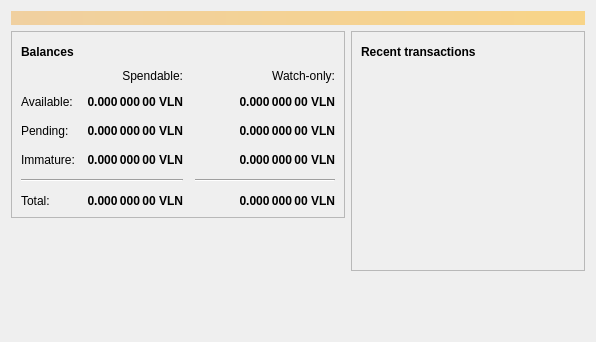
<?xml version="1.0" encoding="UTF-8"?>
<ui version="4.0">
 <class>OverviewPage</class>
 <widget class="QWidget" name="OverviewPage">
  <property name="geometry">
   <rect>
    <x>0</x>
    <y>0</y>
    <width>596</width>
    <height>342</height>
   </rect>
  </property>
  <property name="windowTitle">
   <string>Form</string>
  </property>
  <layout class="QVBoxLayout" name="topLayout">
   <item>
    <widget class="QLabel" name="labelAlerts">
     <property name="visible">
      <bool>false</bool>
     </property>
     <property name="styleSheet">
      <string notr="true">QLabel { background-color: qlineargradient(x1: 0, y1: 0, x2: 1, y2: 0, stop:0 #F0D0A0, stop:1 #F8D488); color:#000000; }</string>
     </property>
     <property name="wordWrap">
      <bool>true</bool>
     </property>
     <property name="margin">
      <number>3</number>
     </property>
     <property name="textInteractionFlags">
      <set>Qt::TextSelectableByMouse</set>
     </property>
    </widget>
   </item>
   <item>
    <layout class="QHBoxLayout" name="horizontalLayout" stretch="1,1">
     <item>
      <layout class="QVBoxLayout" name="verticalLayout_2">
       <item>
        <widget class="QFrame" name="frame">
         <property name="frameShape">
          <enum>QFrame::StyledPanel</enum>
         </property>
         <property name="frameShadow">
          <enum>QFrame::Raised</enum>
         </property>
         <layout class="QVBoxLayout" name="verticalLayout_4">
          <item>
           <layout class="QHBoxLayout" name="horizontalLayout_4">
            <item>
             <widget class="QLabel" name="label_5">
              <property name="font">
               <font>
                <weight>75</weight>
                <bold>true</bold>
               </font>
              </property>
              <property name="text">
               <string>Balances</string>
              </property>
             </widget>
            </item>
            <item>
             <widget class="QPushButton" name="labelWalletStatus">
              <property name="enabled">
               <bool>true</bool>
              </property>
              <property name="maximumSize">
               <size>
                <width>30</width>
                <height>16777215</height>
               </size>
              </property>
              <property name="toolTip">
               <string>The displayed information may be out of date. Your wallet automatically synchronizes with the Villanocoin network after a connection is established, but this process has not completed yet.</string>
              </property>
              <property name="text">
               <string/>
              </property>
              <property name="icon">
               <iconset resource="../bitcoin.qrc">
                <normaloff>:/icons/warning</normaloff>
                <disabledoff>:/icons/warning</disabledoff>:/icons/warning</iconset>
              </property>
              <property name="iconSize">
               <size>
                <width>24</width>
                <height>24</height>
               </size>
              </property>
              <property name="flat">
               <bool>true</bool>
              </property>
             </widget>
            </item>
            <item>
             <spacer name="horizontalSpacer_3">
              <property name="orientation">
               <enum>Qt::Horizontal</enum>
              </property>
              <property name="sizeHint" stdset="0">
               <size>
                <width>40</width>
                <height>20</height>
               </size>
              </property>
             </spacer>
            </item>
           </layout>
          </item>
          <item>
           <layout class="QGridLayout" name="gridLayout">
            <property name="spacing">
             <number>12</number>
            </property>
            <item row="2" column="2">
             <widget class="QLabel" name="labelWatchPending">
              <property name="font">
               <font>
                <weight>75</weight>
                <bold>true</bold>
               </font>
              </property>
              <property name="cursor">
               <cursorShape>IBeamCursor</cursorShape>
              </property>
              <property name="toolTip">
               <string>Unconfirmed transactions to watch-only addresses</string>
              </property>
              <property name="text">
               <string notr="true">0.000 000 00 VLN</string>
              </property>
              <property name="alignment">
               <set>Qt::AlignRight|Qt::AlignTrailing|Qt::AlignVCenter</set>
              </property>
              <property name="textInteractionFlags">
               <set>Qt::LinksAccessibleByMouse|Qt::TextSelectableByKeyboard|Qt::TextSelectableByMouse</set>
              </property>
             </widget>
            </item>
            <item row="2" column="1">
             <widget class="QLabel" name="labelUnconfirmed">
              <property name="font">
               <font>
                <weight>75</weight>
                <bold>true</bold>
               </font>
              </property>
              <property name="cursor">
               <cursorShape>IBeamCursor</cursorShape>
              </property>
              <property name="toolTip">
               <string>Total of transactions that have yet to be confirmed, and do not yet count toward the spendable balance</string>
              </property>
              <property name="text">
               <string notr="true">0.000 000 00 VLN</string>
              </property>
              <property name="alignment">
               <set>Qt::AlignRight|Qt::AlignTrailing|Qt::AlignVCenter</set>
              </property>
              <property name="textInteractionFlags">
               <set>Qt::LinksAccessibleByMouse|Qt::TextSelectableByKeyboard|Qt::TextSelectableByMouse</set>
              </property>
             </widget>
            </item>
            <item row="3" column="2">
             <widget class="QLabel" name="labelWatchImmature">
              <property name="font">
               <font>
                <weight>75</weight>
                <bold>true</bold>
               </font>
              </property>
              <property name="cursor">
               <cursorShape>IBeamCursor</cursorShape>
              </property>
              <property name="toolTip">
               <string>Mined balance in watch-only addresses that has not yet matured</string>
              </property>
              <property name="text">
               <string notr="true">0.000 000 00 VLN</string>
              </property>
              <property name="alignment">
               <set>Qt::AlignRight|Qt::AlignTrailing|Qt::AlignVCenter</set>
              </property>
              <property name="textInteractionFlags">
               <set>Qt::LinksAccessibleByMouse|Qt::TextSelectableByKeyboard|Qt::TextSelectableByMouse</set>
              </property>
             </widget>
            </item>
            <item row="4" column="0" colspan="2">
             <widget class="Line" name="line">
              <property name="orientation">
               <enum>Qt::Horizontal</enum>
              </property>
             </widget>
            </item>
            <item row="4" column="2">
             <widget class="Line" name="lineWatchBalance">
              <property name="sizePolicy">
               <sizepolicy hsizetype="Preferred" vsizetype="Fixed">
                <horstretch>0</horstretch>
                <verstretch>0</verstretch>
               </sizepolicy>
              </property>
              <property name="minimumSize">
               <size>
                <width>140</width>
                <height>0</height>
               </size>
              </property>
              <property name="orientation">
               <enum>Qt::Horizontal</enum>
              </property>
             </widget>
            </item>
            <item row="5" column="0">
             <widget class="QLabel" name="labelTotalText">
              <property name="text">
               <string>Total:</string>
              </property>
             </widget>
            </item>
            <item row="3" column="1">
             <widget class="QLabel" name="labelImmature">
              <property name="font">
               <font>
                <weight>75</weight>
                <bold>true</bold>
               </font>
              </property>
              <property name="cursor">
               <cursorShape>IBeamCursor</cursorShape>
              </property>
              <property name="toolTip">
               <string>Mined balance that has not yet matured</string>
              </property>
              <property name="text">
               <string notr="true">0.000 000 00 VLN</string>
              </property>
              <property name="alignment">
               <set>Qt::AlignRight|Qt::AlignTrailing|Qt::AlignVCenter</set>
              </property>
              <property name="textInteractionFlags">
               <set>Qt::LinksAccessibleByMouse|Qt::TextSelectableByKeyboard|Qt::TextSelectableByMouse</set>
              </property>
             </widget>
            </item>
            <item row="2" column="3">
             <spacer name="horizontalSpacer_2">
              <property name="orientation">
               <enum>Qt::Horizontal</enum>
              </property>
              <property name="sizeHint" stdset="0">
               <size>
                <width>40</width>
                <height>20</height>
               </size>
              </property>
             </spacer>
            </item>
            <item row="3" column="0">
             <widget class="QLabel" name="labelImmatureText">
              <property name="text">
               <string>Immature:</string>
              </property>
             </widget>
            </item>
            <item row="5" column="1">
             <widget class="QLabel" name="labelTotal">
              <property name="font">
               <font>
                <weight>75</weight>
                <bold>true</bold>
               </font>
              </property>
              <property name="cursor">
               <cursorShape>IBeamCursor</cursorShape>
              </property>
              <property name="toolTip">
               <string>Your current total balance</string>
              </property>
              <property name="text">
               <string notr="true">0.000 000 00 VLN</string>
              </property>
              <property name="alignment">
               <set>Qt::AlignRight|Qt::AlignTrailing|Qt::AlignVCenter</set>
              </property>
              <property name="textInteractionFlags">
               <set>Qt::LinksAccessibleByMouse|Qt::TextSelectableByKeyboard|Qt::TextSelectableByMouse</set>
              </property>
             </widget>
            </item>
            <item row="5" column="2">
             <widget class="QLabel" name="labelWatchTotal">
              <property name="font">
               <font>
                <weight>75</weight>
                <bold>true</bold>
               </font>
              </property>
              <property name="cursor">
               <cursorShape>IBeamCursor</cursorShape>
              </property>
              <property name="toolTip">
               <string>Current total balance in watch-only addresses</string>
              </property>
              <property name="text">
               <string notr="true">0.000 000 00 VLN</string>
              </property>
              <property name="alignment">
               <set>Qt::AlignRight|Qt::AlignTrailing|Qt::AlignVCenter</set>
              </property>
              <property name="textInteractionFlags">
               <set>Qt::LinksAccessibleByMouse|Qt::TextSelectableByKeyboard|Qt::TextSelectableByMouse</set>
              </property>
             </widget>
            </item>
            <item row="0" column="2">
             <widget class="QLabel" name="labelWatchonly">
              <property name="text">
               <string>Watch-only:</string>
              </property>
              <property name="alignment">
               <set>Qt::AlignRight|Qt::AlignTrailing|Qt::AlignVCenter</set>
              </property>
             </widget>
            </item>
            <item row="1" column="0">
             <widget class="QLabel" name="labelBalanceText">
              <property name="text">
               <string>Available:</string>
              </property>
             </widget>
            </item>
            <item row="1" column="1">
             <widget class="QLabel" name="labelBalance">
              <property name="font">
               <font>
                <weight>75</weight>
                <bold>true</bold>
               </font>
              </property>
              <property name="cursor">
               <cursorShape>IBeamCursor</cursorShape>
              </property>
              <property name="toolTip">
               <string>Your current spendable balance</string>
              </property>
              <property name="text">
               <string notr="true">0.000 000 00 VLN</string>
              </property>
              <property name="alignment">
               <set>Qt::AlignRight|Qt::AlignTrailing|Qt::AlignVCenter</set>
              </property>
              <property name="textInteractionFlags">
               <set>Qt::LinksAccessibleByMouse|Qt::TextSelectableByKeyboard|Qt::TextSelectableByMouse</set>
              </property>
             </widget>
            </item>
            <item row="1" column="2">
             <widget class="QLabel" name="labelWatchAvailable">
              <property name="font">
               <font>
                <weight>75</weight>
                <bold>true</bold>
               </font>
              </property>
              <property name="cursor">
               <cursorShape>IBeamCursor</cursorShape>
              </property>
              <property name="toolTip">
               <string>Your current balance in watch-only addresses</string>
              </property>
              <property name="text">
               <string notr="true">0.000 000 00 VLN</string>
              </property>
              <property name="alignment">
               <set>Qt::AlignRight|Qt::AlignTrailing|Qt::AlignVCenter</set>
              </property>
              <property name="textInteractionFlags">
               <set>Qt::LinksAccessibleByMouse|Qt::TextSelectableByKeyboard|Qt::TextSelectableByMouse</set>
              </property>
             </widget>
            </item>
            <item row="2" column="0">
             <widget class="QLabel" name="labelPendingText">
              <property name="text">
               <string>Pending:</string>
              </property>
             </widget>
            </item>
            <item row="0" column="1">
             <widget class="QLabel" name="labelSpendable">
              <property name="text">
               <string>Spendable:</string>
              </property>
              <property name="alignment">
               <set>Qt::AlignRight|Qt::AlignTrailing|Qt::AlignVCenter</set>
              </property>
             </widget>
            </item>
           </layout>
          </item>
         </layout>
        </widget>
       </item>
       <item>
        <spacer name="verticalSpacer">
         <property name="orientation">
          <enum>Qt::Vertical</enum>
         </property>
         <property name="sizeHint" stdset="0">
          <size>
           <width>20</width>
           <height>40</height>
          </size>
         </property>
        </spacer>
       </item>
      </layout>
     </item>
     <item>
      <layout class="QVBoxLayout" name="verticalLayout_3">
       <item>
        <widget class="QFrame" name="frame_2">
         <property name="frameShape">
          <enum>QFrame::StyledPanel</enum>
         </property>
         <property name="frameShadow">
          <enum>QFrame::Raised</enum>
         </property>
         <layout class="QVBoxLayout" name="verticalLayout">
          <item>
           <layout class="QHBoxLayout" name="horizontalLayout_2">
            <item>
             <widget class="QLabel" name="label_4">
              <property name="font">
               <font>
                <weight>75</weight>
                <bold>true</bold>
               </font>
              </property>
              <property name="text">
               <string>Recent transactions</string>
              </property>
             </widget>
            </item>
            <item>
             <widget class="QPushButton" name="labelTransactionsStatus">
              <property name="enabled">
               <bool>true</bool>
              </property>
              <property name="maximumSize">
               <size>
                <width>30</width>
                <height>16777215</height>
               </size>
              </property>
              <property name="toolTip">
               <string>The displayed information may be out of date. Your wallet automatically synchronizes with the Villanocoin network after a connection is established, but this process has not completed yet.</string>
              </property>
              <property name="text">
               <string/>
              </property>
              <property name="icon">
               <iconset resource="../bitcoin.qrc">
                <normaloff>:/icons/warning</normaloff>
                <disabledoff>:/icons/warning</disabledoff>:/icons/warning</iconset>
              </property>
              <property name="iconSize">
               <size>
                <width>24</width>
                <height>24</height>
               </size>
              </property>
              <property name="flat">
               <bool>true</bool>
              </property>
             </widget>
            </item>
            <item>
             <spacer name="horizontalSpacer">
              <property name="orientation">
               <enum>Qt::Horizontal</enum>
              </property>
              <property name="sizeHint" stdset="0">
               <size>
                <width>40</width>
                <height>20</height>
               </size>
              </property>
             </spacer>
            </item>
           </layout>
          </item>
          <item>
           <widget class="QListView" name="listTransactions">
            <property name="styleSheet">
             <string notr="true">QListView { background: transparent; }</string>
            </property>
            <property name="frameShape">
             <enum>QFrame::NoFrame</enum>
            </property>
            <property name="verticalScrollBarPolicy">
             <enum>Qt::ScrollBarAlwaysOff</enum>
            </property>
            <property name="horizontalScrollBarPolicy">
             <enum>Qt::ScrollBarAlwaysOff</enum>
            </property>
            <property name="selectionMode">
             <enum>QAbstractItemView::NoSelection</enum>
            </property>
           </widget>
          </item>
         </layout>
        </widget>
       </item>
       <item>
        <spacer name="verticalSpacer_2">
         <property name="orientation">
          <enum>Qt::Vertical</enum>
         </property>
         <property name="sizeHint" stdset="0">
          <size>
           <width>20</width>
           <height>40</height>
          </size>
         </property>
        </spacer>
       </item>
      </layout>
     </item>
    </layout>
   </item>
  </layout>
 </widget>
 <resources/>
 <connections/>
</ui>
